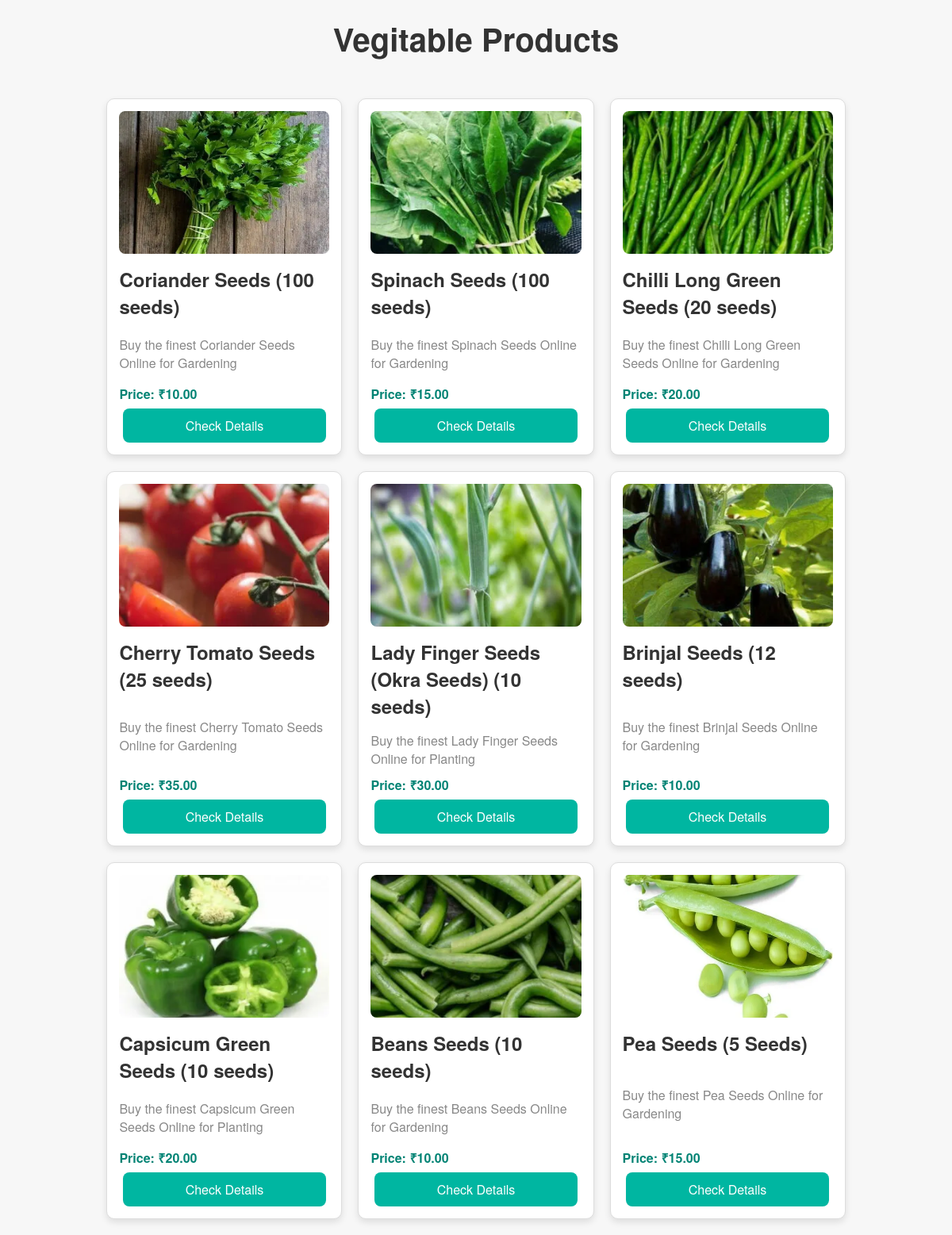
Page /products/category/vegitables/ on the committed database.
### products/models.py (models this page shows, shortened)
class Category(models.Model):
    name = models.CharField(max_length=100)
    slug = models.SlugField(unique=True, blank=True)

class Product(models.Model):
    name = models.CharField(max_length=100)
    description = models.TextField()
    price = models.DecimalField(max_digits=10, decimal_places=2)
    quantity = models.IntegerField(default=0)  # Stock quantity of the product
    image = models.ImageField(upload_to='products/')  # Ensure media settings are configured
    available = models.BooleanField(default=True)  # Indicates if the product is available for sale
    category = models.ForeignKey(Category, on_delete=models.CASCADE)  # Link to category
    rating = models.DecimalField(max_digits=3, decimal_places=1, default=0.0)  # New field for rating

### products/views.py (the view)
# urls.py: path('category/<slug:category_slug>/', product_list_by_category, name='product_list_by_category'),
def product_list_by_category(request, category_slug):
    category = get_object_or_404(Category, slug=category_slug)
    products = Product.objects.filter(category=category)
    return render(request, 'category/category_products.html', {
        'category': category,
        'products': products
    })

### products/templates/category/category_products.html (shortened to what this page needs)
{% load static %}
<!DOCTYPE html>
<html lang="en">
<head>
</head>
<body>
    <h1>{{ category.name }} Products</h1>
    <div class="products-container">
        {% for product in products %}
            <div class="product-card">
                <img src="{{ product.image.url }}" alt="{{ product.name }}" class="product-image">
                <div class="product-details">
                    <h2>{{ product.name }}</h2>
                    <p class="product-description">{{ product.description }}</p>
                    <p class="product-price">Price: ₹{{ product.price }}</p>
                    <a class="btn" href="{% url 'product_details' product.pk %}">Check Details</a>
                </div>
            </div>
        {% empty %}
            <p>No products available.</p>
        {% endfor %}
    </div>
</body>
</html>

### products/templates/category/category_products.html (style rules this page uses)
body { font-family: 'Helvetica Neue', Arial, sans-serif; background-color: #f7f7f7; margin: 0; padding: 0; }
h1 { text-align: center; margin-top: 20px; font-size: 2.5rem; color: #333; }
.products-container { display: flex; flex-wrap: wrap; justify-content: center; gap: 20px; padding: 20px; }
.product-card { display: flex; flex-direction: column; border: 1px solid #ddd; padding: 15px; border-radius: 10px; box-shadow: 0 4px 8px rgba(0, 0, 0, 0.1); background-color: #fff; width: calc(27.333% - 20px); box-sizing: border-box; transition: transform 0.3s ease, box-shadow 0.3s ease; position: relative; min-height: 450px; padding-bottom: 60px; }
.product-image { width: 100%; height: 180px; object-fit: cover; border-radius: 8px; margin-bottom: 15px; }
.product-details { display: flex; flex-direction: column; justify-content: space-between; height: 100%; }
.product-details h2 { font-size: 1.5rem; margin: 0 0 10px; color: #333; }
.product-details p { margin: 5px 0; font-size: 1rem; }
.product-description { font-size: 0.9rem; color: #888; }
.product-price { font-size: 1.2rem; font-weight: bold; color: #008374; margin-top: auto; }
.btn { display: block !important; width: 80%; position: absolute !important; bottom: 15px; left: 50%; transform: translateX(-50%); text-align: center; background-color: #00b6a1; color: white; border: none; padding: 10px; border-radius: 8px; cursor: pointer; transition: background-color 0.3s ease; text-decoration: none; }

### rows in the picture
Category: name "Vegitable"
Product: image (picture), name "Coriander Seeds (100 seeds)", description "Buy the finest Coriander Seeds Online for Gardening", price "10.00"
Product: image (picture), name "Spinach Seeds (100 seeds)", description "Buy the finest Spinach Seeds Online for Gardening", price "15.00"
Product: image (picture), name "Chilli Long Green Seeds (20 seeds)", description "Buy the finest Chilli Long Green Seeds Online for Gardening", price "20.00"
Product: image (picture), name "Cherry Tomato Seeds (25 seeds)", description "Buy the finest Cherry Tomato Seeds Online for Gardening", price "35.00"
Product: image (picture), name "Lady Finger Seeds (Okra Seeds) (10 seeds)", description "Buy the finest Lady Finger Seeds Online for Planting", price "30.00"
Product: image (picture), name "Brinjal Seeds (12 seeds)", description "Buy the finest Brinjal Seeds Online for Gardening", price "10.00"
Product: image (picture), name "Capsicum Green Seeds (10 seeds)", description "Buy the finest Capsicum Green Seeds Online for Planting", price "20.00"
Product: image (picture), name "Beans Seeds (10 seeds)", description "Buy the finest Beans Seeds Online for Gardening", price "10.00"
Product: image (picture), name "Pea Seeds (5 Seeds)", description "Buy the finest Pea Seeds Online for Gardening", price "15.00"
